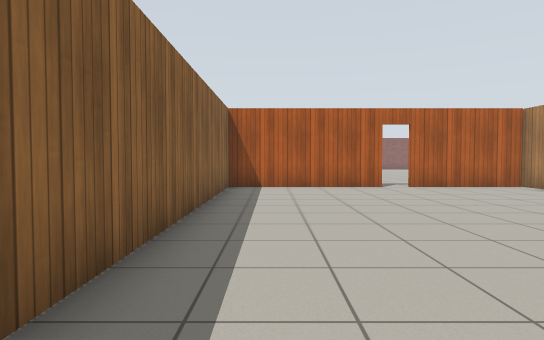
[1] (above)

24 first-person views from a walk through a Gazebo world. The camera is 0.94 m above the floor, tilts 2° down and sees 75° across. The floor is counted in squares, 1 m on a side. Each view is taken from the middle of a square. On the plan, view 1 faces up. The plan holds only what a view shows up to about 12 squares ahead; the rest is blank. Simple patterns stand in for the simulator's built-in surfaces.

[2]
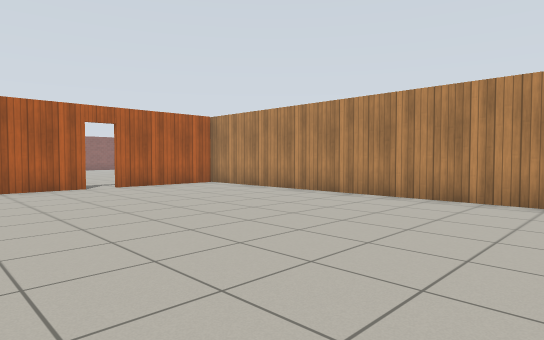

[3]
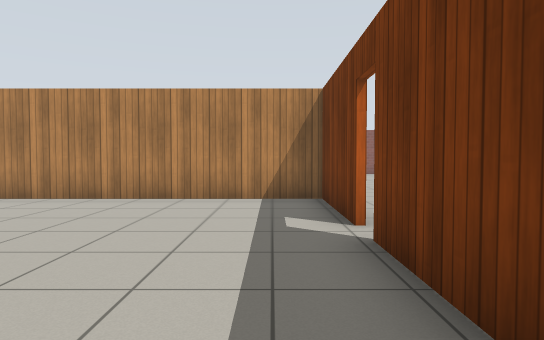

[4]
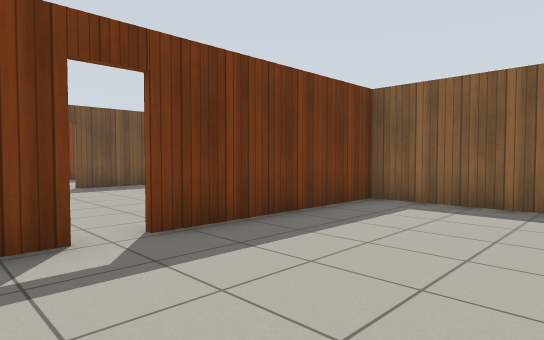

[5]
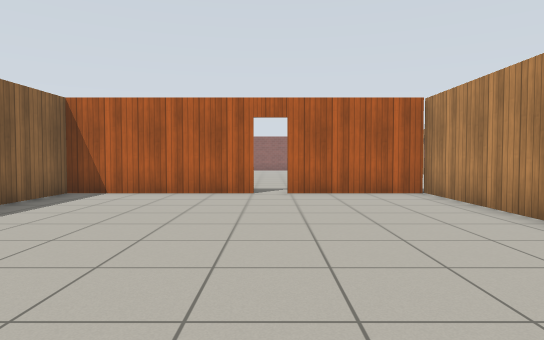

[6]
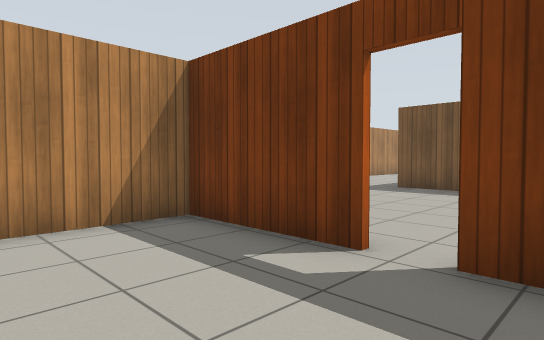

[7]
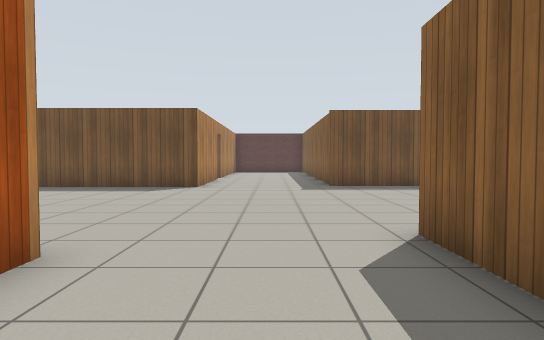

[8]
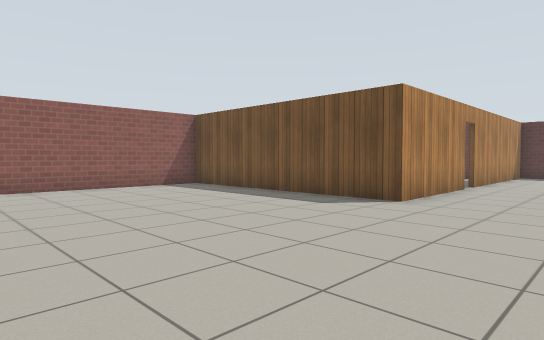

[9]
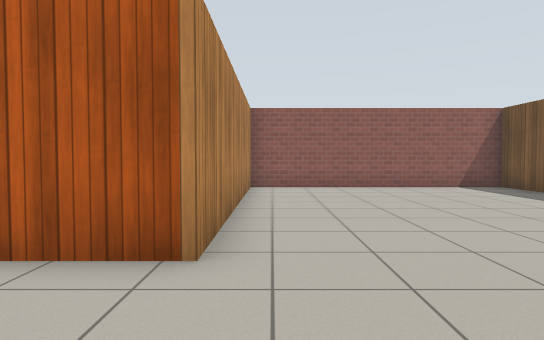

[10]
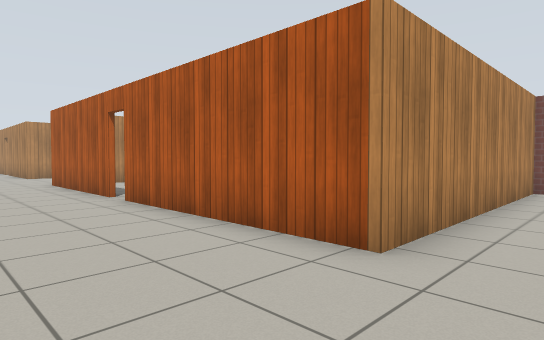

[11]
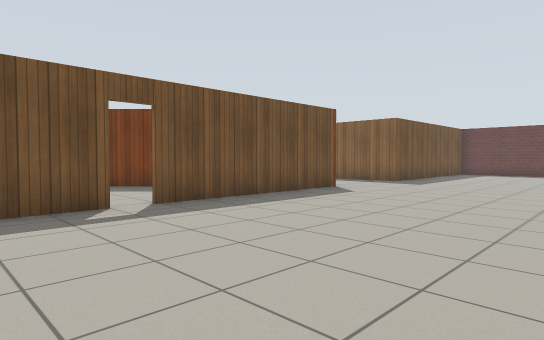

[12]
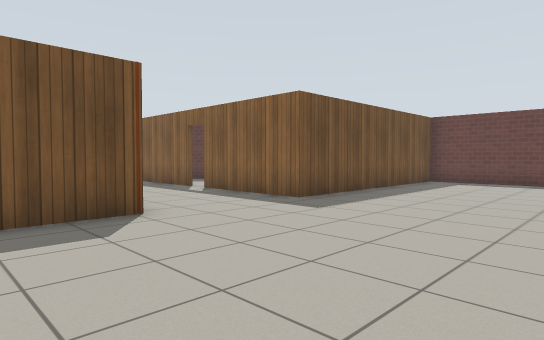

[13]
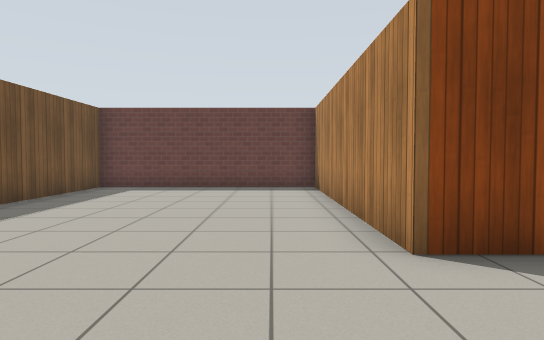

[14]
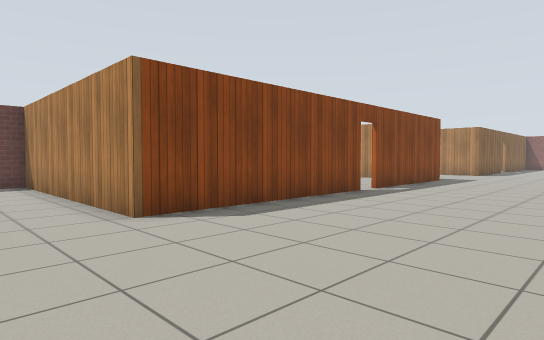

[15]
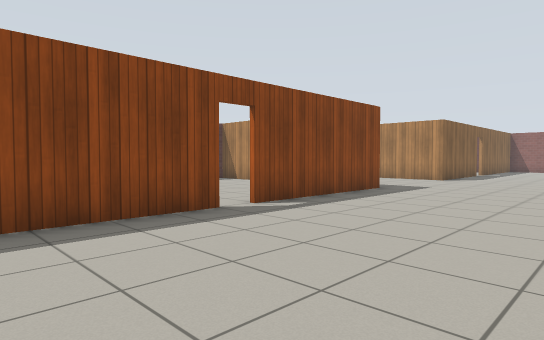

[16]
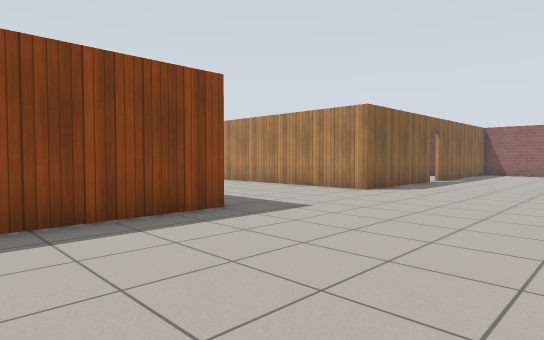

[17]
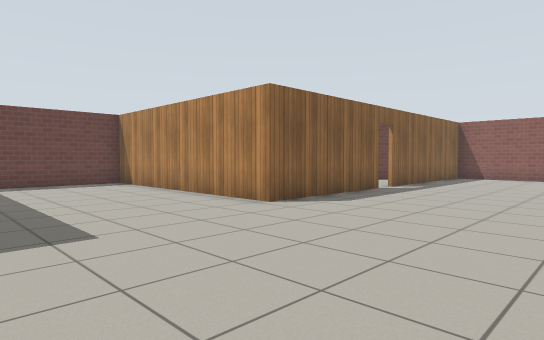

[18]
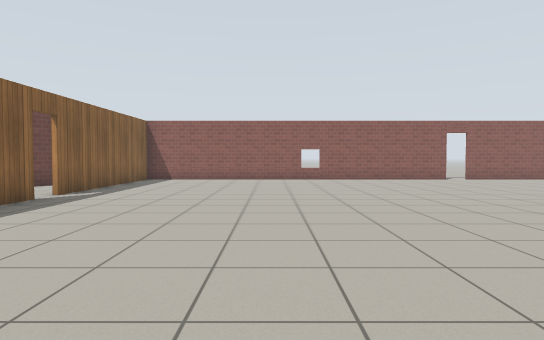

[19]
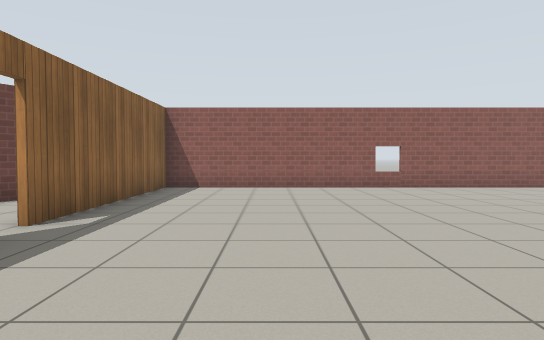

[20]
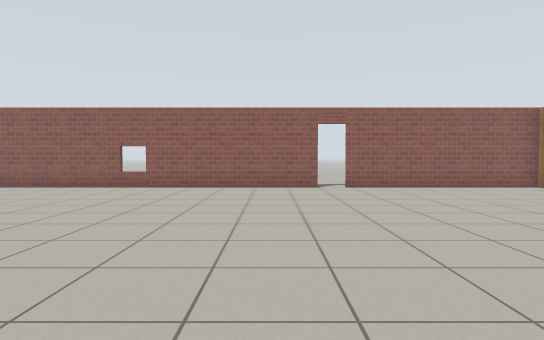

[21]
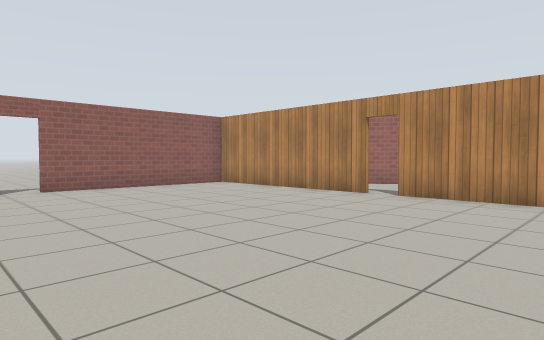

[22]
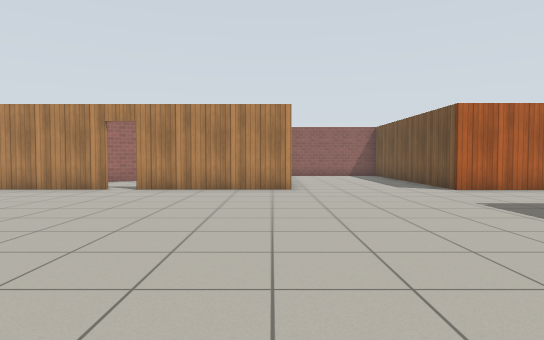

[23]
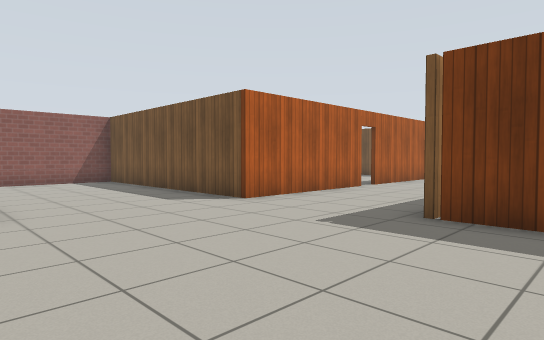

[24]
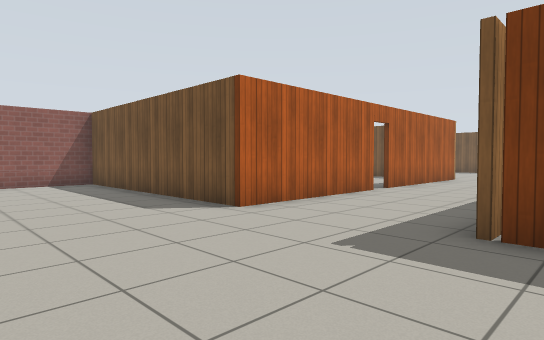

### Floor plan
Points are (right, up) in squares from view 1. A wall is a line through its corners. A room is listed if a view was taken in it or the views show most of it. See-through windows are left out.
Room 1 (views 1, 2, 3, 4, 5, 6)
walls: (3.6, 11.3) (-1.4, 11.3) (-1.4, -1.1) (4, -1.1); (4.8, -1.1) (8.1, -1.1) (8.1, 11.3) (4.4, 11.3)
ways out: open door at (4, 11) to room 2; open door at (4.5, -1) to room 2
Room 2 (views 7, 8, 9, 10, 11, 12, 13, 14, 15, 16, 17, 18, 19, 20, 21, 22, 23, 24)
walls: (-7.4, 5.1) (-7.4, -1.6) (-15.2, -1.6) (-15.2, -8.3) (-7.4, -8.3) (-7.4, -12.4); (-7.4, 11.1) (-7.4, 5.9); (6.6, 11.5) (8.2, 11.5); (8.2, 0.8) (8.2, -1.4); (12.2, 6.6) (12.2, 11.7) (19.7, 11.7); (-7.4, 21) (-7.4, 16.3) (-13.8, 16.3); (-15.2, 14.9) (-15.2, 12.6); (-3.8, -8.7) (2.6, -8.7); (3.5, -8.7) (8.1, -8.7); (12.4, 16.4) (12.4, 21); (12.4, 21.8) (12.4, 25.8); (-7.4, -13.1) (-7.4, -13.7); (5.5, 28.1) (-7.4, 28.1) (-7.4, 21.8); (20.2, 12.1) (20.2, 15.3); (12.4, -12.5) (12.4, -8.3) (20.2, -8.3) (20.2, -0.3) (12.2, -0.3) (12.2, 5.7); (12.5, 28.1) (6.2, 28.1); (12.4, -14.6) (12.4, -13.2)
ways out: open door at (4, 11) to room 1; open door at (4.5, -1) to room 1; open door at (-7, -13); open door at (-7, 5.5); open door at (-7, 21.5); open door at (3, -9); open door at (6, 28); open door at (12, 6); open door at (12.5, -13); gap at (12.5, 21.5)

Where each view was taken, in squares from view 1:
view 1: 0 up, 0 right, facing up
view 2: 0 up, 0 right, facing up-right
view 3: 0 up, 0 right, facing right
view 4: 3 up, 6 right, facing down-left
view 5: 2 up, 4 right, facing up
view 6: 2 up, 3 right, facing down-right
view 7: 3 up, 10 right, facing down
view 8: 1 down, 9 right, facing down-right
view 9: 1 down, 9 right, facing right
view 10: 2 down, 9 right, facing up-right
view 11: 2 down, 6 right, facing down-left
view 12: 3 down, 1 left, facing down-left
view 13: 3 down, 4 left, facing left
view 14: 4 down, 2 left, facing up-left
view 15: 1 up, 2 left, facing up-left
view 16: 7 up, 2 left, facing up-left
view 17: 11 up, 2 left, facing up-left
view 18: 13 up, 2 left, facing up
view 19: 17 up, 4 left, facing up
view 20: 17 up, 4 right, facing up
view 21: 17 up, 4 right, facing up-right
view 22: 17 up, 2 right, facing right
view 23: 17 up, 6 right, facing down-right
view 24: 16 up, 7 right, facing down-right
